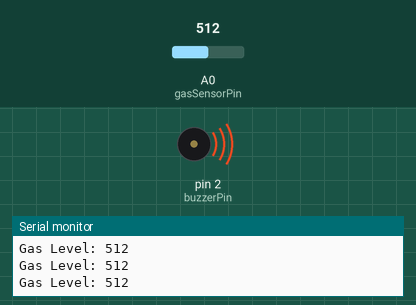
The sketch below on a simulated Arduino Uno, built with avr-gcc and run on an emulated ATmega328P. Parts: buzzer (waves = sounding, pin HIGH), the last lines printed to the serial monitor. The test bench sets the inputs (shaded band); at power-on: A0 (gasSensorPin) = 512.

Above: at 1.2 s.
1.3 s: A0 (gasSensorPin) set to 49
2.8 s: A0 (gasSensorPin) set to 42
At 4.0 s:
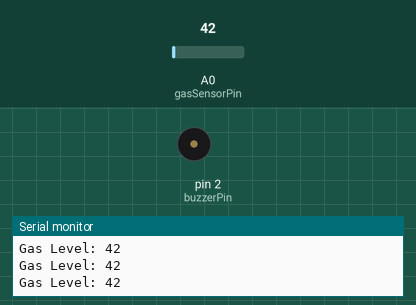
4.3 s: A0 (gasSensorPin) set to 122
At 5.5 s:
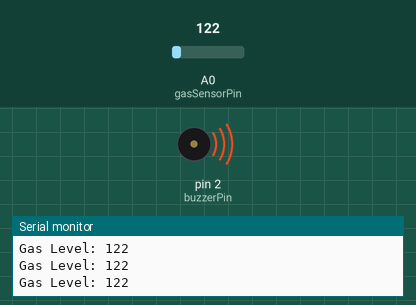
5.8 s: A0 (gasSensorPin) set to 35
At 6.9 s:
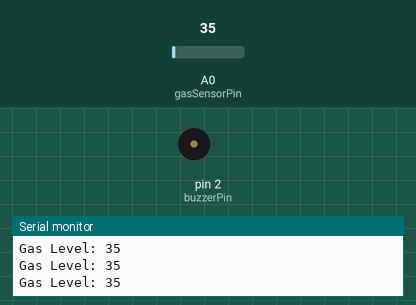
Timing chart, 0 to 8.3 s (numbered marks = the images above; inputs shaded):
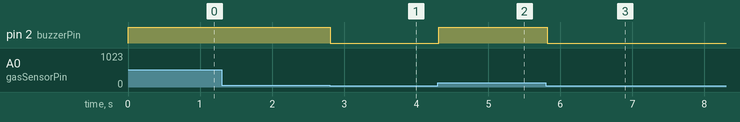

Measured:
- the behaviour switches between 45 and 44 on A0 (gasSensorPin) (found by bisection; images 0 and 1)
- after the input at 2.8 s, pin 2 (buzzerPin): HIGH → LOW at once
- after the input at 4.3 s, pin 2 (buzzerPin): LOW → HIGH at once
- after the input at 5.8 s, pin 2 (buzzerPin): HIGH → LOW at once

The sketch:

MQ_2_uno.ino
```cpp
const int gasSensorPin = A0; // Connect A0 to the analog output pin of MQ2
const int buzzerPin = 2;     // Connect the buzzer to digital pin 2
const int threshold = 45;    // Threshold value for gas level

void setup() {
  Serial.begin(9600);         // Start the serial monitor
  pinMode(gasSensorPin, INPUT); // Set gas sensor pin as input
  pinMode(buzzerPin, OUTPUT);   // Set buzzer pin as output
}

void loop() {
  int gasLevel = analogRead(gasSensorPin); // Read the analog value from the sensor

  Serial.print("Gas Level: ");
  Serial.println(gasLevel); // Display raw analog value

  // Check if the gas level is greater than or equal to the threshold
  if (gasLevel >= threshold) {
    digitalWrite(buzzerPin, HIGH); // Turn the buzzer ON
  } else {
    digitalWrite(buzzerPin, LOW);  // Turn the buzzer OFF
  }

  delay(100); // Short delay for stability
}
```
